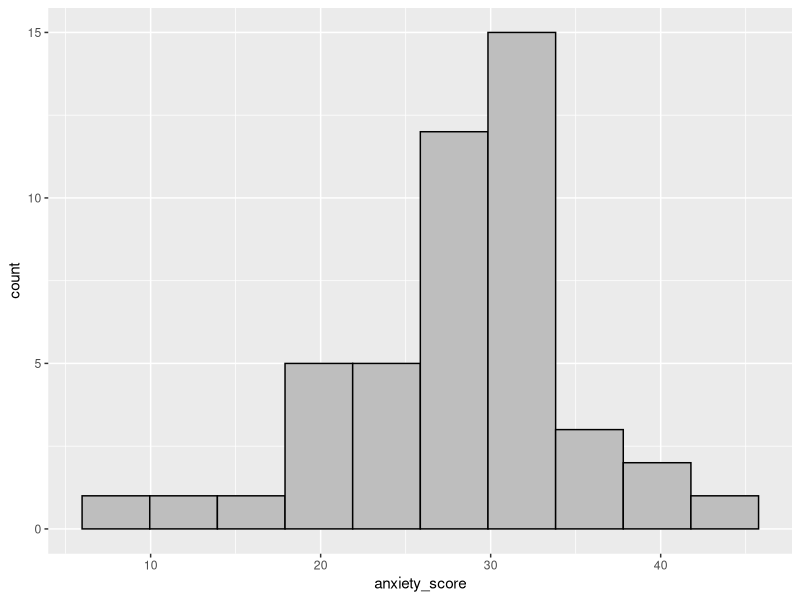
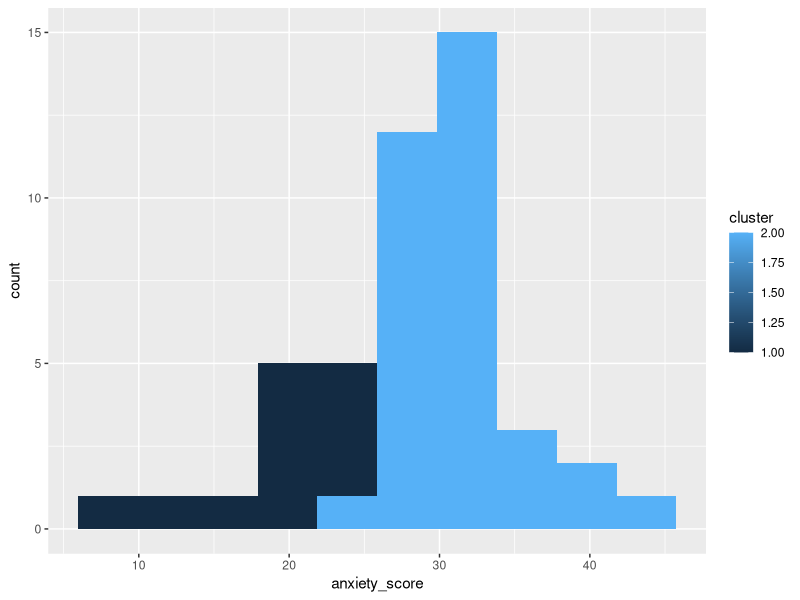
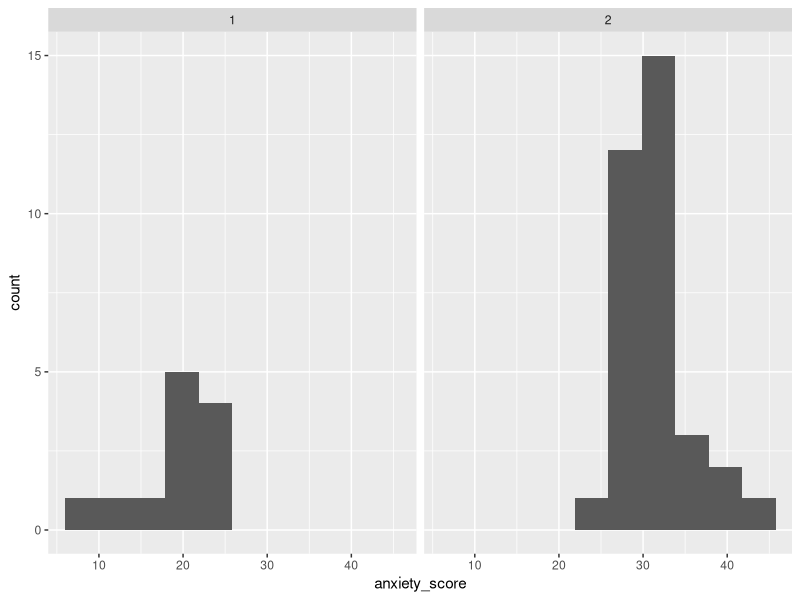
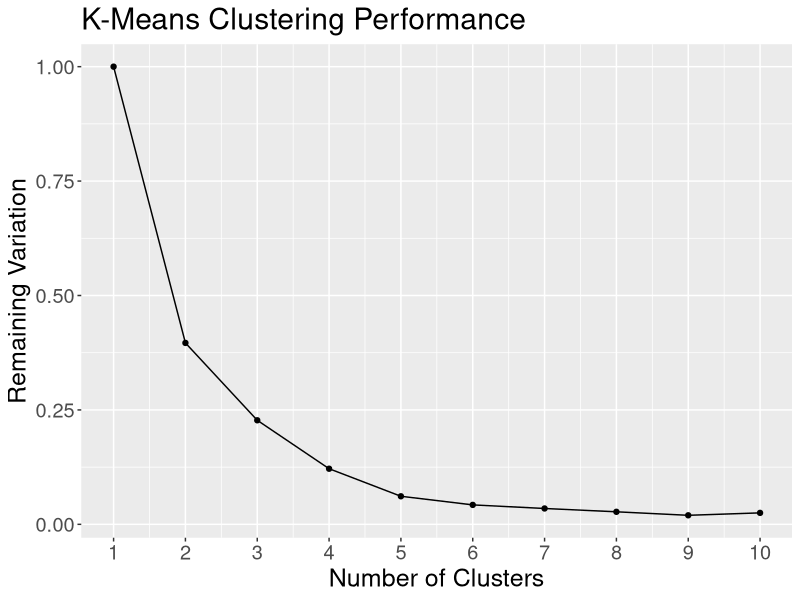

Write the R code that produced these figures, in order.
## ---- chunk 1
library(tidyverse)
library(knitr)

opts_chunk$set(warning = FALSE, message = FALSE)
## ---- chunk 2
# Instructions for how students should define tests
STUDENT_NUMBER <- 1010057028;  # replace 0 by your real student number
## ---- chunk 3
# define our initial dataset
social_media_usage <- c(rep("Low", 30), rep("High", 16));
anxiety_score <- c(24.64, 39.29, 16.32, 32.83, 28.02, 
                   33.31, 20.60, 21.13, 26.69, 28.90,
                   26.43, 24.23, 7.10,  32.86, 21.06,
                   28.89, 28.71, 31.73, 30.02, 21.96,
                   25.49, 38.81, 27.85, 30.29, 30.72,
                   21.43, 22.24, 11.12, 30.86, 19.92,
                   33.57, 34.09, 27.63, 31.26,
                   35.91, 26.68, 29.49, 35.32,
                   26.24, 32.34, 31.34, 33.53,
                   27.62, 42.91, 30.20, 32.54)
anxiety_data <- tibble(social_media_usage, anxiety_score)

# preview our data
glimpse(anxiety_data)
## ---- chunk 4
# Create your summary and visualization(s) here
anxiety_data %>% ggplot(aes(x=anxiety_score)) + geom_histogram(color = "black",
                 fill = "gray",
                 bins = 10)

data <- anxiety_data %>% select(anxiety_score) %>% summarize(min = min(anxiety_score), mean = mean(anxiety_score), median = median(anxiety_score), max = max(anxiety_score))

# Replace NULL by your answers below
Q1a_min <- data$min
Q1a_mean <- data$mean
Q1a_median <- data$median
Q1a_max <- data$max
## ---- chunk 5
set.seed(STUDENT_NUMBER) # DO NOT CHANGE THIS LINE

# run k-means on the data
clustering <- kmeans(anxiety_data$anxiety_score, 2)


Q1b_clustering_object_type <- class(clustering) # DO NOT CHANGE THIS LINE
## ---- chunk 6
# Add cluster labels to our original anxiety_data tibble
anxiety_data <- anxiety_data %>% mutate(cluster = clustering$cluster)


Q1c_anxiety_data_with_cluster_variable <- anxiety_data; # DO NOT CHANGE THIS LINE OF CODE
## ---- chunk 7
# Create your visualization here
anxiety_data %>% ggplot(aes(x=anxiety_score, group=cluster, fill=cluster)) + geom_histogram(bins = 10)
## ---- chunk 8
# Create your visualizations here
anxiety_data %>% ggplot(aes(x=anxiety_score)) + geom_histogram(bins = 10) + facet_wrap(~cluster)

## ---- chunk 9
Q1f_cluster_number_high_anxiety <- 1 # Replace NULL by 1 or 2
Q1f_cluster_number_high_anxiety
## ---- chunk 10
anxiety_data <- anxiety_data %>% 
  mutate(categories_agree = as.logical((social_media_usage == "High") ^ (cluster == 2)))  # Replace FALSE by an expression to correctly
# calculate the values of this variable



Q2a_anxiety_data_with_category_agreement <- anxiety_data # DO NOT CHANGE THIS LINE
## ---- chunk 11
Q2b_value <- sum(anxiety_data$categories_agree) / nrow(anxiety_data)
Q2b_value
Q2b_summary_table <- anxiety_data %>% group_by(social_media_usage) %>%
  summarise(n=n(),
  prop_correct = sum(categories_agree) / n)
Q2b_summary_table
## ---- chunk 12
set.seed(130) # DO NOT CHANGE THIS LINE
explained_ss <- rep(NA, 10)
for(k in 1:10){
  # run k-means on the data
  clustering <- kmeans(anxiety_data$anxiety_score, k)
  explained_ss[k] <- clustering$betweenss / clustering$totss
}

# Plot evolution of metric as a function of k
ggplot() + 
  aes(x=1:10, y=1-explained_ss) +
  geom_line() + 
  geom_point() +
  labs(x="Number of Clusters", 
       y="Remaining Variation",
       title="K-Means Clustering Performance") +
  theme(text=element_text(size=18)) +
  scale_x_continuous(breaks=1:10) +
  scale_x_continuous(breaks=1:10)
